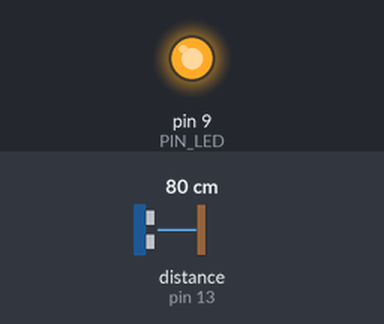
A sketch run on a simulated Arduino Uno, built with avr-gcc and run on an emulated ATmega328P. Shown: output pins drawn as LEDs (lit = HIGH). Wiring (inferred from the names in the program): ultrasonic range finder: trigger pin 12; echo pin 13. The inputs (shaded band) are chosen by the test bench; at power-on: distance to the obstacle (sensor on pin 13) 80 cm. The echo pulse lasts 58.3 µs per cm; pins used as bus, display or sensor lines are not drawn; what the sketch prints to the serial monitor is not drawn.

Above: at 0.1 s.
Timing chart, 0 to 1.6 s (numbered marks = the images above):
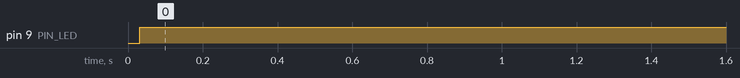

Measured:
- by itself, pin 9 (PIN_LED): LOW → HIGH at 0.03 s

The sketch:

09_example_1.ino
```cpp
// Arduino pin assignment
#define PIN_LED 9
#define PIN_TRIG 12
#define PIN_ECHO 13

// configurable parameters
#define SND_VEL 346.0 // sound velocity at 24 celsius degree (unit: m/s)
#define INTERVAL 25 // sampling interval (unit: ms)
#define _DIST_MIN 100 // minimum distance to be measured (unit: mm)
#define _DIST_MAX 300 // maximum distance to be measured (unit: mm)
#define _DIST_ALPHA 0.9 // EMA weight of new sample (range: 0 to 1). Setting this value to 1 effectively disables EMA filter.
#define SAMPLE_NUM 3 // how many restore sample number

// global variables
float timeout; // unit: us
float dist_min, dist_max, dist_raw, dist_ema, alpha, median; // unit: mm
unsigned long last_sampling_time; // unit: ms
float scale; // used for pulse duration to distance conversion
float sample[SAMPLE_NUM-1];
int samplenum;

void setup() {
// initialize GPIO pins
  pinMode(PIN_LED,OUTPUT);
  pinMode(PIN_TRIG,OUTPUT);
  digitalWrite(PIN_TRIG, LOW);
  pinMode(PIN_ECHO,INPUT);

// initialize USS related variables
  dist_min = _DIST_MIN;
  dist_max = _DIST_MAX;
  alpha = _DIST_ALPHA;
  timeout = (INTERVAL / 2) * 1000.0; // precalculate pulseIn() timeout value. (unit: us)
  dist_raw = 0.0; // raw distance output from USS (unit: mm)
  scale = 0.001 * 0.5 * SND_VEL;

// initialize serial port
  Serial.begin(57600);

// initialize last sampling time
  last_sampling_time = 0;

}

void loop() {
// wait until next sampling time.
// millis() returns the number of milliseconds since the program started. Will overflow after 50 days.
  if(millis() < last_sampling_time + INTERVAL) return;

// get a distance reading from the USS
  dist_raw = USS_measure(PIN_TRIG,PIN_ECHO);
  for (int i=0; i<SAMPLE_NUM; i++)
  {
    median += sample[i];
  }
  median = median/SAMPLE_NUM;

// output the read value to the serial port
  Serial.print("Min:0,");
  Serial.print("raw:");
  Serial.print(dist_raw);
  Serial.print(",");
  Serial.print("median:");
  Serial.print(map(median,0,400,100,500));
  Serial.print(",");
  Serial.println("Max:500");

// turn on the LED if the distance is between dist_min and dist_max
  if(dist_raw < dist_min || dist_raw > dist_max) {
    analogWrite(PIN_LED, 255);
  }
  else {
    analogWrite(PIN_LED, 0);
  }

// update last sampling time
  last_sampling_time += INTERVAL;
}

// get a distance reading from USS. return value is in millimeter.
float USS_measure(int TRIG, int ECHO)
{
  float reading;
  digitalWrite(TRIG, HIGH);
  delayMicroseconds(10);
  digitalWrite(TRIG, LOW);
  reading = pulseIn(ECHO, HIGH, timeout) * scale; // unit: mm
  if(reading < dist_min || reading > dist_max) reading = 0.0; // return 0 when out of range.

  if (samplenum == SAMPLE_NUM)
  {
  samplenum =0;
  }

  sample[samplenum] =reading;

  samplenum +=1;

  return reading;
}
```
